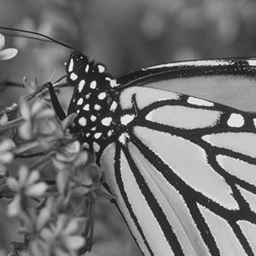
%> input picture new_code/Cauchy_HTVAM2---/image/Monarch256.tif, 256 x 256 px
$ octave DEMO1.m   (GNU Octave 9; MATLAB toolbox functions it lacks are replaced by stand-ins)
%> lines starting %> are read from the running program, lines starting %| are printed output that depends on the picture
### new_code/Cauchy_HTVAM2---/Cauchy_denoising.m
function [u,g1,g2] = Cauchy_denoising(x_n,alpha,M,r,beta,tol,maxiter,gamma,mu)
%% Description
%Solve the model£º
%argmin(u,g1,g2)=1/2£¨log(gamma^2+(u-x_n)^2)+mu*||u-u_0||.^2£©+alpha*(||g1-M/alpha||.^2+||g2-M/alpha||.^2)+g1.^2.*K(uTV)+g2.^2.*K(uLLT);
%x_n is the observation£¬x_t is the original image
%%
g1=0;g2=0;u=x_n;psf=ones(r)/(r^2);
i=0;crit=1;
lamta.x=0;lamta.y=0;lamta.xx=0;lamta.xy=0;lamta.yx=0;lamta.yy=0;
p.x=0;p.y=0;q.xx=0;q.xy=0;q.yx=0;q.yy=0;lamta3=0;g=0;
u0=medfilt2(x_n);
%%
while i < maxiter.out && crit > tol
    up=u;g1p=g1;g2p=g2;
    %%
    [u,p,q,lamta]=ALM_nested(x_n,g,u,g1,g2,psf,beta,p,q,lamta,lamta3,tol,maxiter.in,gamma,mu,u0);
    %%
    uTV=TotalVariation(u,'circular');
    uTV=imfilter(uTV,psf,'conv','circular');
    uLLT=LLT(u,'circular');
    uLLT=imfilter(uLLT,psf,'conv','circular');
    g1=M./(uTV+alpha);
    g2=M./(uLLT+alpha);
    %%
    i=i+1;
%     u=min(max(0,u),1);
end

end

%%
function [u,p,q,lamta]=ALM_nested(x_n,g,u,g1,g2,psf,beta,p,q,lamta,lamta3,tol,maxiter,gamma,mu,u0)
%% Description
%Solve the model£ºargmin(u)=1/2£¨log(gamma^2+(u-x_n)^2)+mu*||u-u_0||.^2£©+g1.^2.*K(uTV)+g2.^2.*K(uLLT)
%%
kkmax =10;
kk=0;
i=0;crit=1;
sizeB=size(x_n);
otflaplace=psf2otf([0,1,0;1,-4,1;0,1,0],sizeB);
otfHstarH=psf2otf([0,0,1,0,0;0,2,-8,2,0;1,-8,20,-8,1;0,2,-8,2,0;0,0,1,0,0;],sizeB);
denom=1-otflaplace+otfHstarH;
g1temp=imfilter(g1.^2,psf,'conv','circular');
g2temp=imfilter(g2.^2,psf,'conv','circular');
%%
while i < maxiter && crit > tol
    up=u;
    %%
    nomin=-div(lamta.x+beta*p.x,lamta.y+beta*p.y,'circular')+...
        div2(lamta.xx+beta*q.xx,lamta.xy+beta*q.xy,lamta.yx+...
        beta*q.yx,lamta.yy+beta*q.yy,'circular')+beta*g+lamta3;
    nomin=fft2(nomin/beta);
    utemp=ifft2(nomin./denom);
    u=real(utemp);
    %%
    [ux,uy]=grad(u,'circular');
    wx=ux-lamta.x/beta;
    wy=uy-lamta.y/beta;
    absw=sqrt(wx.^2+wy.^2);
    wtemp1=max(0,absw-g1temp/beta);
    absw(absw==0)=1;
    p.x=wtemp1.*wx./absw;
    p.y=wtemp1.*wy./absw;
    %%
    [uxx,uxy,uyx,uyy]=hessian(u,'circular');
    wxx=uxx-lamta.xx/beta;
    wxy=uxy-lamta.xy/beta;
    wyx=uyx-lamta.yx/beta;
    wyy=uyy-lamta.yy/beta;
    absw=sqrt(wxx.^2+wxy.^2+wyx.^2+wyy.^2);
    wtemp1=max(0,absw-g2temp/beta);
    absw(absw==0)=1;
    q.xx=wtemp1.*wxx./absw;
    q.xy=wtemp1.*wxy./absw;
    q.yx=wtemp1.*wyx./absw;
    q.yy=wtemp1.*wyy./absw;

    temp=gamma^2+(g-x_n).^2;
    fd =(g-x_n)./temp+mu*(g-u0)+beta*(g-u)+lamta3;
    while kk<kkmax && (norm(fd,'fro')>1e-5)
        fdd = (gamma^2-(g-x_n).^2)./(temp.^2)+mu+beta;
        g = g-fd./fdd;
        kk=kk+1;

        temp=gamma^2+(g-x_n).^2;
        fd =(g-x_n)./temp+mu*(g-u0)+beta*(g-u)+lamta3;
    end
    kk=0;
    g(g<0)=0;
    %%
    lamta.x=lamta.x+beta*(p.x-ux);
    lamta.y=lamta.y+beta*(p.y-uy);
    lamta.xx=lamta.xx+beta*(q.xx-uxx);
    lamta.xy=lamta.xy+beta*(q.xy-uxy);
    lamta.yx=lamta.yx+beta*(q.yx-uyx);
    lamta.yy=lamta.yy+beta*(q.yy-uyy);
    lamta3=lamta3+beta*(g-u);
    %%
    i=i+1;
    crit=norm(u-up,'fro')/norm(up,'fro');
end
end

### new_code/Cauchy_HTVAM2---/Dxforward.m
function ux=Dxforward(u,BoundaryCondition)
%用于求D_x^+, 默认循环边界
% ux=imfilter(u,[0,-1,1],BoundaryCondition);
%示例：ux=Dxforward(u,'circular');
if nargin<2
    BoundaryCondition='circular';
end
switch BoundaryCondition
    case 'circular'
        ux=[diff(u,1,2) u(:,1)-u(:,end)];
    case 'symmetric'
        ux=[diff(u,1,2) zeros(size(u,1),1)];
    case 'zero'
        ux=[diff(u,1,2) -u(:,end)];
end
end

### new_code/Cauchy_HTVAM2---/Dyforward.m
function uy=Dyforward(u,BoundaryCondition)
%用于求D_y^+, 默认循环边界
% uy=imfilter(u,[0;-1;1],BoundaryCondition);
%示例：uy=Dyforward(u,'circular');
if nargin<2
    BoundaryCondition='circular';
end
switch BoundaryCondition
    case 'circular'
        uy=[diff(u,1,1);u(1,:)-u(end,:)];
    case 'symmetric'
        uy=[diff(u,1,1);zeros(1,size(u,2))];
    case 'zero'
        uy=[diff(u,1,1);-u(end,:)];
end
end

### new_code/Cauchy_HTVAM2---/TotalVariation.m
function [D]=TotalVariation(u,BoundaryCondition)
%用于求全变差, 默认循环边界条件
%示例：D=TotalVariation(u,'circular');
if nargin<2
    BoundaryCondition='circular';
end
[ux,uy]=grad(u,BoundaryCondition);
D=sqrt(ux.^2+uy.^2);
end

### new_code/Cauchy_HTVAM2---/LLT.m
function [D]=LLT(u,BoundaryCondition)
%用于求高阶全变差，使用LLT模型, 默认循环边界条件
%其中二阶偏导数用的中心格式，混合偏导数用的向前向前格式
%示例：D=LLT(u,'circular');
if nargin<2
    BoundaryCondition='circular';
end
[pxx,pxy,pyx,pyy]=hessian(u,BoundaryCondition);
D=sqrt(pxx.^2+pxy.^2+pyx.^2+pxx.^2+pyy.^2);
end

### new_code/Cauchy_HTVAM2---/grad.m
function [ux,uy]=grad(u,BoundaryCondition)
%用于求梯度, 默认循环边界
%ux=D_x^+(u);uy=D_y^+(u);
%示例：[ux,uy]=grad(u,'circular');
if nargin<2
    BoundaryCondition='circular';
end
ux=Dxforward(u,BoundaryCondition);
uy=Dyforward(u,BoundaryCondition);
end

### new_code/Cauchy_HTVAM2---/hessian.m
function [uxx,uxy,uyx,uyy]=hessian(u,BoundaryCondition)
%用于求Hessian矩阵, 默认循环边界
%使用循环边界时函数使用diff故运算速度快, 其他边界条件使用imfilter
%uxx=D_x^-(D_x^+(u));
%uxy=D_x^+(D_y^+(u));
%uyx=D_y^+(D_x^+(u));
%uyy=D_y^-(D_y^+(u));
%示例：[uxx,uxy,uyx,uyy]=hessian(u);
if nargin<2
    BoundaryCondition='circular';
end
if strcmp(BoundaryCondition,'circular')
    uxx=Dxbackward(Dxforward(u));
    uxy=Dxforward(Dyforward(u));
    uyx=uxy;
    uyy=Dybackward(Dyforward(u));
else
    uxx=imfilter(u,[1,-2,1],BoundaryCondition);
    uxy=imfilter(u,[0 0 0;0 1 -1;0 -1 1],BoundaryCondition);
    uyx=uxy;
    uyy=imfilter(u,[1;-2;1],BoundaryCondition);
end
end

### new_code/Cauchy_HTVAM2---/Dxbackward.m
function ux=Dxbackward(u,BoundaryCondition)
%用于求D_x^-, 默认循环边界
% ux=imfilter(u,[-1,1,0],BoundaryCondition);
%示例：ux=Dxbackward(u,'circular');
if nargin<2
    BoundaryCondition='circular';
end
switch BoundaryCondition
    case 'circular'
        ux=[u(:,1)-u(:,end) diff(u,1,2)];
    case 'symmetric'
        ux=[zeros(size(u,1),1) diff(u,1,2)];
    case 'zero'
        ux=[u(:,1) diff(u,1,2)];
end
end

### new_code/Cauchy_HTVAM2---/Dybackward.m
function uy=Dybackward(u,BoundaryCondition)
%用于求D_y^-, 默认循环边界
% uy=imfilter(u,[-1;1;0],BoundaryCondition);
%示例：uy=Dybackward(u,'circular');
if nargin<2
    BoundaryCondition='circular';
end
switch BoundaryCondition
    case 'circular'
        uy=[u(1,:)-u(end,:);diff(u,1,1)];
    case 'symmetric'
        uy=[zeros(1,size(u,2));diff(u,1,1)];
    case 'zero'
        uy=[u(1,:);diff(u,1,1)];
end
end

### new_code/Cauchy_HTVAM2---/DEMO1.m
%
clear
clc
close all
addpath('image/');
%
gamma  = 0.04; mu = 1/(8*gamma);
tol=1e-5; maxiter.out=100; maxiter.in = 10;

x_t  = double(imread('Monarch256.tif'))./255;
%> x_t: size 256x256 double; min 0.0627, max 0.953, mean 0.443
%x_t  = rgb2gray(x_t);
%name = {'lena'};
figure;imshow(x_t);title('原图');

[m,n]=size(x_t);
%> m = 256; n = 256
rng('default');
v1 = randn(m,n); v2 = randn(m,n);
v3 = randn(m,n); v4 = randn(m,n);

x_n = x_t+gamma*v3./v4;
x_t = min(max(0,x_t),1);
x_n = min(max(-10,x_n),20);
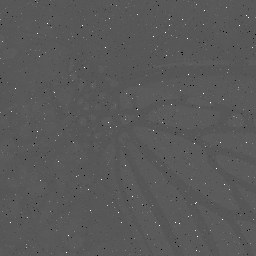
%> x_n: size 256x256 double; min -10, max 20, mean 0.452; drawn with min black and max white
alpha = 0.15; M = 0.12; beta = 15; r = 45;
figure;imshow(x_n);title('噪声图');
%> after `imshow(x_n)`:
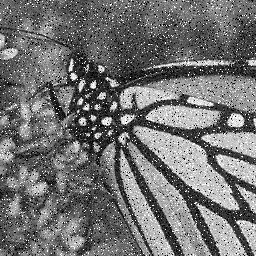
%> displayed picture: size 256x256, on the screen's scale of 0 to 255; min 0, max 255, mean 113.8

tic;
[u,g1,g2] = Cauchy_denoising(x_n,alpha,M,r,beta,tol,maxiter,sqrt(gamma),mu);
%> in Cauchy_denoising, `u0=medfilt2(x_n);`:
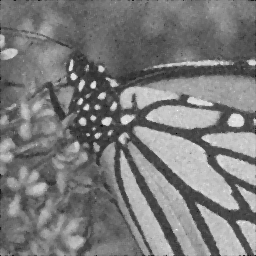
%> u0: size 256x256 double; min -0.13, max 1.05, mean 0.441; drawn with min black and max white
%> (the run ends here)
